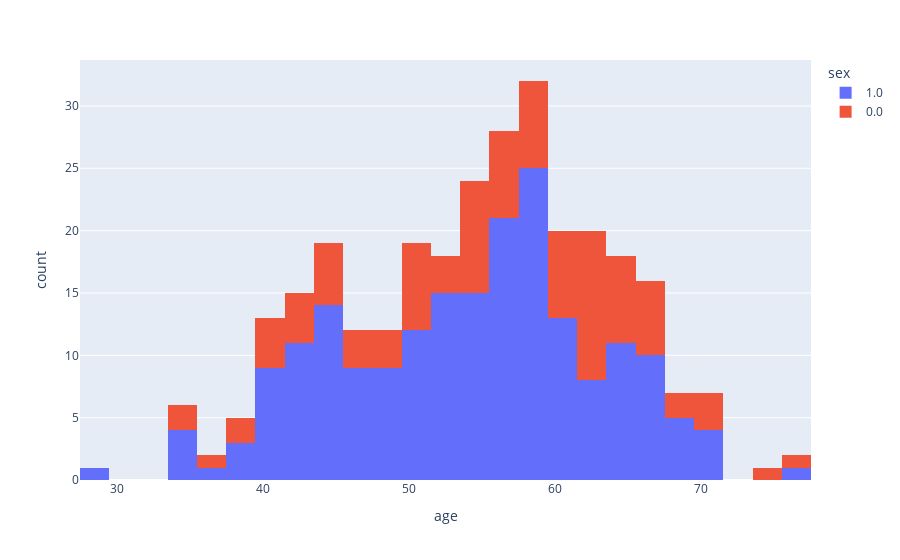

The cell this chart's notebook holds for it:
### Code cell
#Visualize the count sex of each patient by age
fig = px.histogram(df, x='age', color='sex')
fig.show()

### Figure 1 — Plotly figure (JSON) as saved in the notebook; plotly's stock layout.template omitted (floating-point values rounded to 4 significant figures; data arrays with more than 128 entries replaced by an {"elided": "..."} marker saying what was removed)
{"data": [{"alignmentgroup": "True", "bingroup": "x", "hovertemplate": "sex=1.0<br>age=%{x}<br>count=%{y}<extra></extra>", "legendgroup": "1.0", "marker": {"color": "#636efa", "pattern": {"shape": ""}}, "name": "1.0", "offsetgroup": "1.0", "orientation": "v", "showlegend": true, "type": "histogram", "x": {"elided": "201 int values"}, "xaxis": "x", "yaxis": "y"}, {"alignmentgroup": "True", "bingroup": "x", "hovertemplate": "sex=0.0<br>age=%{x}<br>count=%{y}<extra></extra>", "legendgroup": "0.0", "marker": {"color": "#EF553B", "pattern": {"shape": ""}}, "name": "0.0", "offsetgroup": "0.0", "orientation": "v", "showlegend": true, "type": "histogram", "x": [41, 62, 57, 56, 48, 58, 50, 58, 66, 69, 65, 71, 61, 65, 41, 51, 46, 54, 65, 65, 51, 53, 53, 51, 62, 44, 63, 60, 57, 71, 61, 43, 62, 35, 63, 45, 56, 62, 43, 55, 60, 42, 67, 54, 58, 54, 45, 59, 62, 56, 60, 63, 62, 68, 45, 50, 50, 64, 64, 62, 37, 66, 46, 46, 64, 41, 54, 39, 63, 34, 67, 52, 55, 74, 54, 49, 41, 49, 60, 51, 42, 67, 76, 44, 58, 60, 71, 66, 39, 58, 55, 58, 55, 63, 57, 57], "xaxis": "x", "yaxis": "y"}], "layout": {"barmode": "relative", "legend": {"title": {"text": "sex"}, "tracegroupgap": 0}, "margin": {"t": 60}, "xaxis": {"anchor": "y", "domain": [0, 1], "title": {"text": "age"}}, "yaxis": {"anchor": "x", "domain": [0, 1], "title": {"text": "count"}}}}
